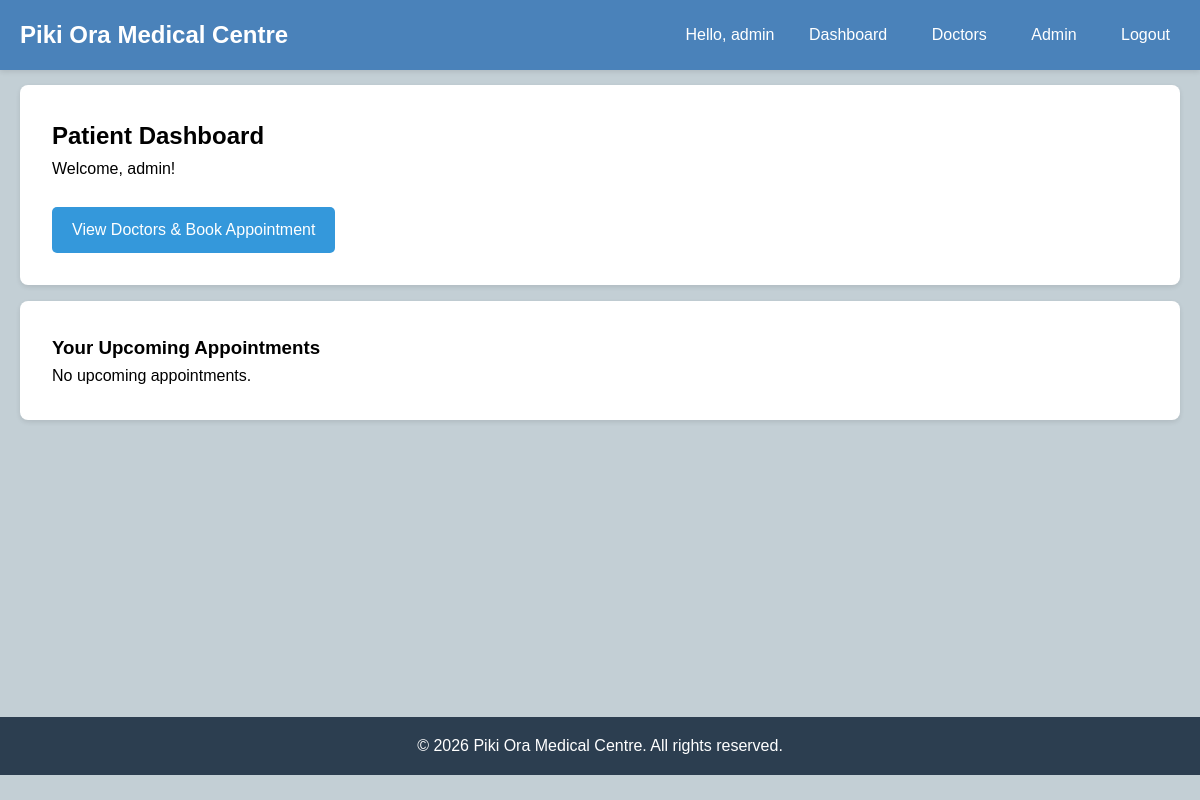
Page /patient/dashboard/ (signed in) on the earlier database version.
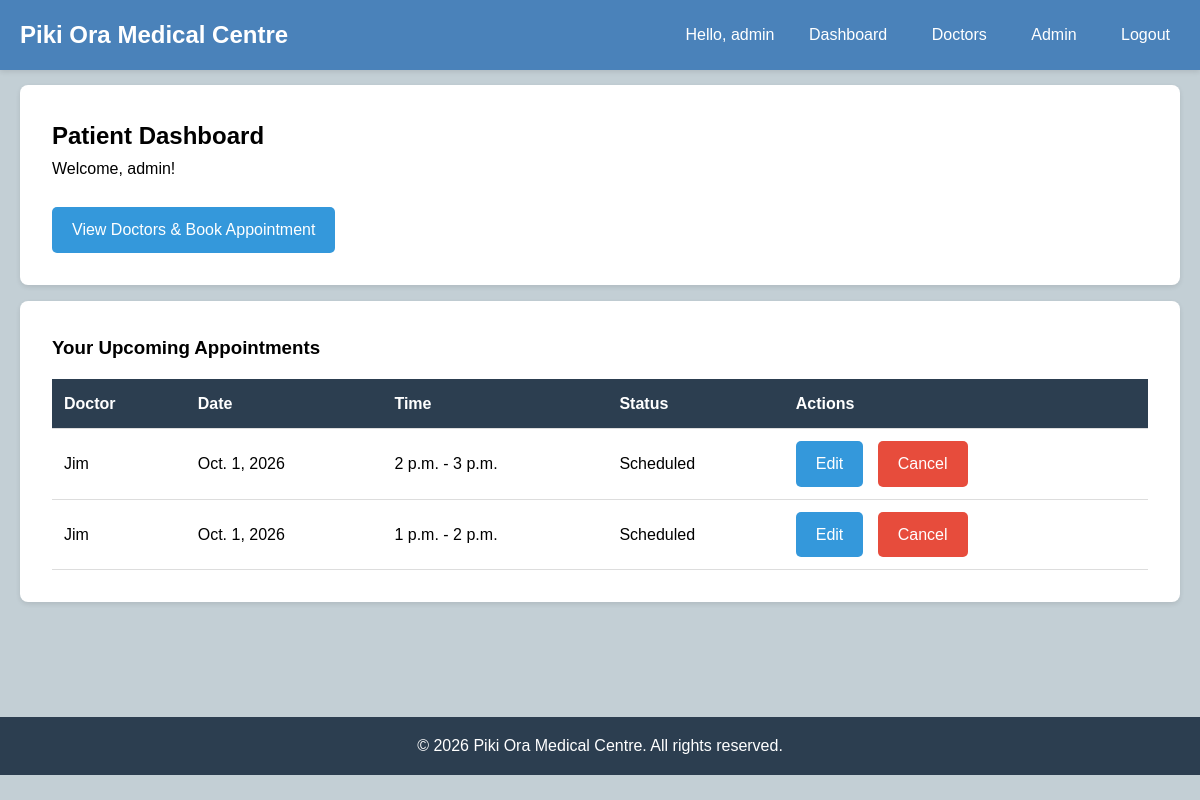
Same page on the later database version.
### clinic/models.py (models this page shows, shortened)
class Appointment(models.Model):
    STATUS_CHOICES = [
        ('scheduled', 'Scheduled'),
        ('cancelled', 'Cancelled'),
    ]
    patient = models.ForeignKey(User, on_delete=models.CASCADE, related_name='appointments')
    slot = models.ForeignKey(AppointmentSlot, on_delete=models.CASCADE, related_name='appointments')
    status = models.CharField(max_length=20, choices=STATUS_CHOICES, default='scheduled')
    created_at = models.DateTimeField(auto_now_add=True)
    notes = models.TextField(blank=True, null=True)

class AppointmentSlot(models.Model):
    doctor = models.ForeignKey(Doctor, on_delete=models.CASCADE)
    date = models.DateField()
    start_time = models.TimeField()
    end_time = models.TimeField()
    is_available = models.BooleanField(default=True)
    class Meta:
        unique_together = ('doctor', 'date', 'start_time')

class Doctor(models.Model):
    name = models.CharField(max_length=100)
    speciality = models.CharField(max_length=100)
    email = models.EmailField()
    phone = models.CharField(max_length=15)

### clinic/views.py (the view)
# urls.py: path('patient/dashboard/', views.patient_dashboard, name='patient_dashboard'),
@login_required
def patient_dashboard(request):
    appointments = Appointment.objects.filter(patient=request.user, status='scheduled')
    return render(request, 'clinic/patient_dashboard.html', {'appointments': appointments})

### templates/clinic/patient_dashboard.html
{% extends 'clinic/base.html' %}
{% block content %}
<div class="card">
    <h2>Patient Dashboard</h2>
    <p>Welcome, {{ user.username }}!</p>
    <br>
    <a href="{% url 'view_doctors' %}" class="btn">View Doctors & Book Appointment</a>
</div>
<div class="card">
    <h3>Your Upcoming Appointments</h3>
    {% if appointments %}
        <table>
            <thead>
                <tr>
                    <th>Doctor</th>
                    <th>Date</th>
                    <th>Time</th>
                    <th>Status</th>
                    <th>Actions</th>
                </tr>
            </thead>
            <tbody>
                {% for appointment in appointments %}
                <tr>
                    <td>{{ appointment.slot.doctor.name }}</td>
                    <td>{{ appointment.slot.date }}</td>
                    <td>{{ appointment.slot.start_time }} - {{ appointment.slot.end_time }}</td>
                    <td>{{ appointment.get_status_display }}</td>
                    <td>
                        <a href="{% url 'edit_appointment' appointment.id %}" class="btn">Edit</a>
                        <a href="{% url 'cancel_appointment' appointment.id %}" class="btn btn-danger">Cancel</a>
                    </td>
                </tr>
                {% endfor %}
            </tbody>
        </table>
    {% else %}
        <p>No upcoming appointments.</p>
    {% endif %}
</div>
{% endblock %}

### templates/clinic/base.html (shortened to what this page needs)
<!DOCTYPE html>
<html lang="en">
<head>
</head>
<body>
    <header>
        <div class="container">
            <nav>
                <h1>Piki Ora Medical Centre</h1>
                {% if user.is_authenticated %}
                    <div>
                        <span>Hello, {{ user.username }}</span>
                        <a href="{% url 'patient_dashboard' %}">Dashboard</a>
                        <a href="{% url 'view_doctors' %}">Doctors</a>
                        {% if user.is_staff %}
                            <a href="{% url 'admin_dashboard' %}">Admin</a>
                        {% endif %}
                        <a href="{% url 'logout' %}">Logout</a>
                    </div>
                {% else %}
                    <div>
                        <a href="{% url 'register' %}">Register</a>
                        <a href="{% url 'login' %}">Login</a>
                    </div>
                {% endif %}
            </nav>
        </div>
    </header>
    <main class="container">
        {% block content %}{% endblock %}
    </main>
    <footer>
        <div class="container">
            <p>&copy; 2026 Piki Ora Medical Centre. All rights reserved.</p>
        </div>
    </footer>
</body>
</html>

### templates/clinic/base.html (style rules this page uses)
* { margin: 0; padding: 0; box-sizing: border-box; }
body { font-family: Arial, sans-serif; line-height: 1.6; background-color: #c3cfd5; }
header { background-color: #4a82ba; color: white; margin-bottom: 15px; box-shadow: 0 2px 5px rgba(0,0,0,0.1); padding: 1rem 0; }
.container { max-width: 1200px; margin: 0 auto; padding: 0 20px; }
nav { display: flex; justify-content: space-between; align-items: center; }
nav a { color: white; text-decoration: none; margin-left: 20px; padding: 5px 10px; }
main { padding: 2rem 0; min-height: calc(100vh - 200px); }
.card { background: white; padding: 2rem; border-radius: 8px; box-shadow: 0 2px 5px rgba(0,0,0,0.1); margin-bottom: 1rem; }
.btn { display: inline-block; padding: 10px 20px; background-color: #3498db; color: white; text-decoration: none; border-radius: 5px; border: none; cursor: pointer; margin-right: 10px; }
.btn-danger { background-color: #e74c3c; }
table { width: 100%; border-collapse: collapse; margin-top: 1rem; }
th, td { padding: 12px; text-align: left; border-bottom: 1px solid #ddd; }
th { background-color: #2c3e50; color: white; }
footer { background-color: #2c3e50; color: white; text-align: center; padding: 1rem 0; margin-top: 2rem; }

Differences in the rows shown:
added Appointment: slot.doctor.name "Jim", slot "Oct. 1, 2026", slot.start_time "2 p.m.", slot.end_time "3 p.m.", status "Scheduled"
added Appointment: slot.doctor.name "Jim", slot "Oct. 1, 2026", slot.start_time "1 p.m.", slot.end_time "2 p.m.", status "Scheduled"
Other differences:
text no longer shown: "No upcoming appointments."
text now shown: "Doctor Date Time Status Actions"
